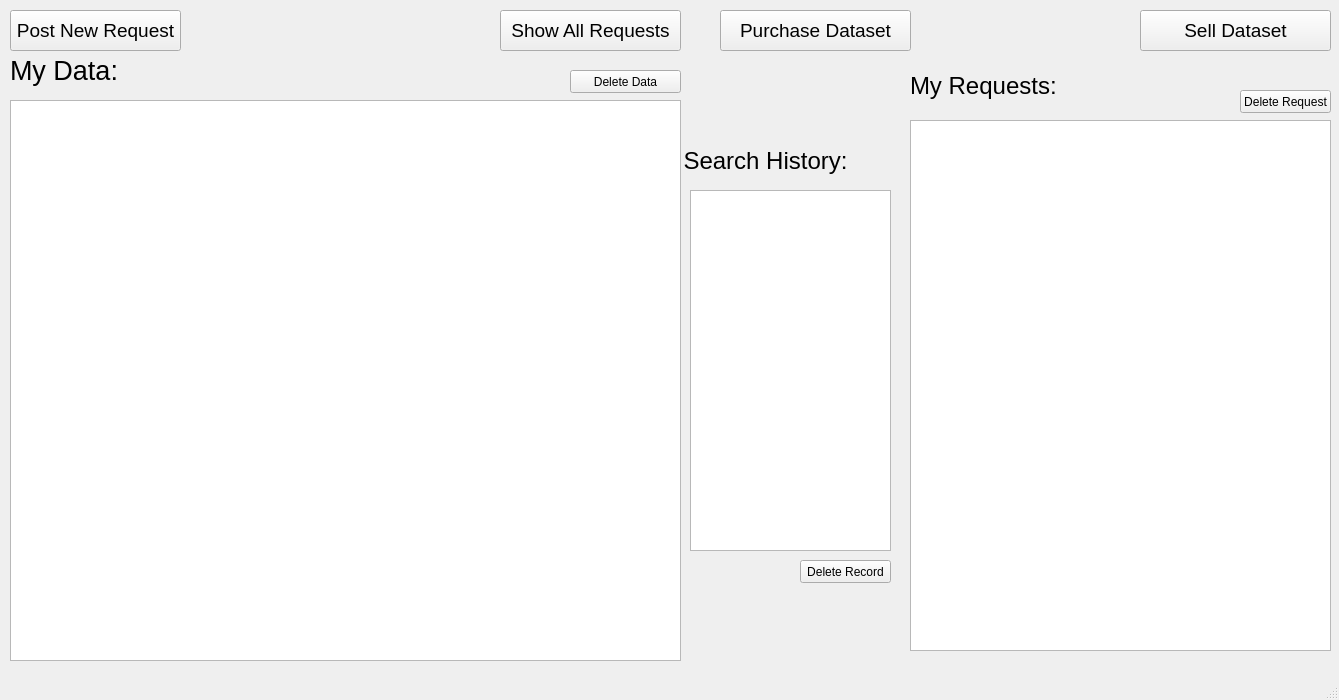
<?xml version="1.0" encoding="UTF-8"?>
<ui version="4.0">
 <class>MainWindow</class>
 <widget class="QMainWindow" name="MainWindow">
  <property name="geometry">
   <rect>
    <x>0</x>
    <y>0</y>
    <width>1339</width>
    <height>700</height>
   </rect>
  </property>
  <property name="windowTitle">
   <string>Homepage</string>
  </property>
  <widget class="QWidget" name="centralwidget">
   <widget class="QPushButton" name="purchase_btn">
    <property name="geometry">
     <rect>
      <x>720</x>
      <y>10</y>
      <width>191</width>
      <height>41</height>
     </rect>
    </property>
    <property name="font">
     <font>
      <pointsize>14</pointsize>
     </font>
    </property>
    <property name="text">
     <string>Purchase Dataset</string>
    </property>
    <property name="autoDefault">
     <bool>true</bool>
    </property>
   </widget>
   <widget class="QPushButton" name="sell_btn">
    <property name="geometry">
     <rect>
      <x>1140</x>
      <y>10</y>
      <width>191</width>
      <height>41</height>
     </rect>
    </property>
    <property name="font">
     <font>
      <pointsize>14</pointsize>
     </font>
    </property>
    <property name="text">
     <string>Sell Dataset</string>
    </property>
    <property name="autoDefault">
     <bool>true</bool>
    </property>
   </widget>
   <widget class="QPushButton" name="view_req_btn">
    <property name="geometry">
     <rect>
      <x>500</x>
      <y>10</y>
      <width>181</width>
      <height>41</height>
     </rect>
    </property>
    <property name="font">
     <font>
      <pointsize>14</pointsize>
     </font>
    </property>
    <property name="text">
     <string>Show All Requests</string>
    </property>
    <property name="autoDefault">
     <bool>true</bool>
    </property>
   </widget>
   <widget class="QPushButton" name="post_req_btn">
    <property name="geometry">
     <rect>
      <x>10</x>
      <y>10</y>
      <width>171</width>
      <height>41</height>
     </rect>
    </property>
    <property name="font">
     <font>
      <pointsize>14</pointsize>
     </font>
    </property>
    <property name="text">
     <string>Post New Request</string>
    </property>
    <property name="autoDefault">
     <bool>true</bool>
    </property>
   </widget>
   <widget class="QListWidget" name="listWidget">
    <property name="geometry">
     <rect>
      <x>10</x>
      <y>100</y>
      <width>671</width>
      <height>561</height>
     </rect>
    </property>
   </widget>
   <widget class="QListWidget" name="listWidget_2">
    <property name="geometry">
     <rect>
      <x>690</x>
      <y>190</y>
      <width>201</width>
      <height>361</height>
     </rect>
    </property>
   </widget>
   <widget class="QListWidget" name="listWidget_3">
    <property name="geometry">
     <rect>
      <x>910</x>
      <y>120</y>
      <width>421</width>
      <height>531</height>
     </rect>
    </property>
   </widget>
   <widget class="QLabel" name="label">
    <property name="geometry">
     <rect>
      <x>630</x>
      <y>140</y>
      <width>271</width>
      <height>41</height>
     </rect>
    </property>
    <property name="font">
     <font>
      <family>Segoe UI</family>
      <pointsize>18</pointsize>
     </font>
    </property>
    <property name="text">
     <string>Search History:</string>
    </property>
    <property name="alignment">
     <set>Qt::AlignCenter</set>
    </property>
   </widget>
   <widget class="QLabel" name="label_2">
    <property name="geometry">
     <rect>
      <x>10</x>
      <y>50</y>
      <width>181</width>
      <height>41</height>
     </rect>
    </property>
    <property name="font">
     <font>
      <family>Segoe UI</family>
      <pointsize>20</pointsize>
     </font>
    </property>
    <property name="text">
     <string>My Data:</string>
    </property>
   </widget>
   <widget class="QLabel" name="label_3">
    <property name="geometry">
     <rect>
      <x>910</x>
      <y>60</y>
      <width>151</width>
      <height>51</height>
     </rect>
    </property>
    <property name="font">
     <font>
      <family>Segoe UI</family>
      <pointsize>18</pointsize>
     </font>
    </property>
    <property name="text">
     <string>My Requests:</string>
    </property>
   </widget>
   <widget class="QPushButton" name="deletereq">
    <property name="geometry">
     <rect>
      <x>1240</x>
      <y>90</y>
      <width>91</width>
      <height>23</height>
     </rect>
    </property>
    <property name="text">
     <string>Delete Request</string>
    </property>
   </widget>
   <widget class="QPushButton" name="deleterecord">
    <property name="geometry">
     <rect>
      <x>800</x>
      <y>560</y>
      <width>91</width>
      <height>23</height>
     </rect>
    </property>
    <property name="text">
     <string>Delete Record</string>
    </property>
   </widget>
   <widget class="QPushButton" name="deletedata">
    <property name="geometry">
     <rect>
      <x>570</x>
      <y>70</y>
      <width>111</width>
      <height>23</height>
     </rect>
    </property>
    <property name="text">
     <string>Delete Data</string>
    </property>
   </widget>
   <widget class="QLabel" name="Lerror2">
    <property name="geometry">
     <rect>
      <x>710</x>
      <y>600</y>
      <width>171</width>
      <height>16</height>
     </rect>
    </property>
    <property name="text">
     <string/>
    </property>
    <property name="alignment">
     <set>Qt::AlignCenter</set>
    </property>
   </widget>
   <widget class="QLabel" name="Lerror3">
    <property name="geometry">
     <rect>
      <x>200</x>
      <y>70</y>
      <width>281</width>
      <height>16</height>
     </rect>
    </property>
    <property name="text">
     <string/>
    </property>
    <property name="alignment">
     <set>Qt::AlignCenter</set>
    </property>
   </widget>
   <widget class="QLabel" name="Lerror1">
    <property name="geometry">
     <rect>
      <x>1020</x>
      <y>660</y>
      <width>201</width>
      <height>21</height>
     </rect>
    </property>
    <property name="text">
     <string/>
    </property>
    <property name="alignment">
     <set>Qt::AlignCenter</set>
    </property>
   </widget>
  </widget>
  <widget class="QStatusBar" name="statusbar"/>
 </widget>
 <resources/>
 <connections/>
</ui>
